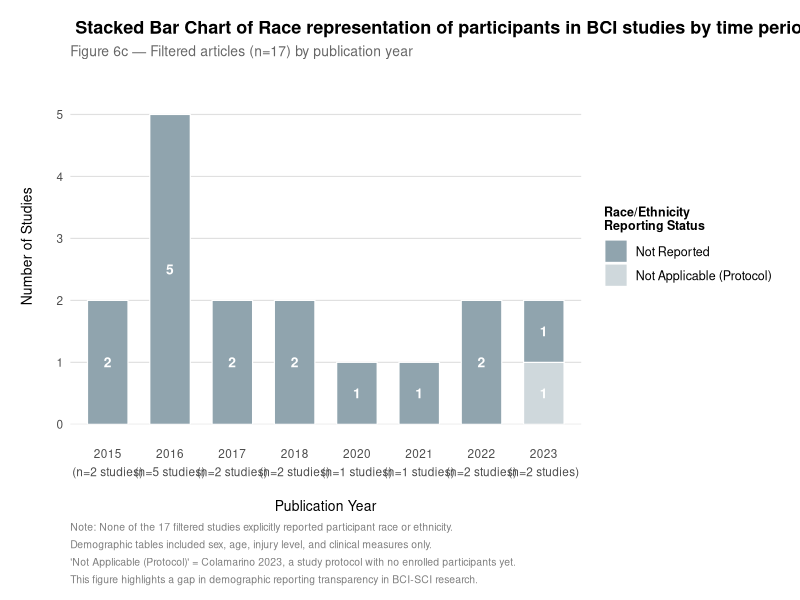
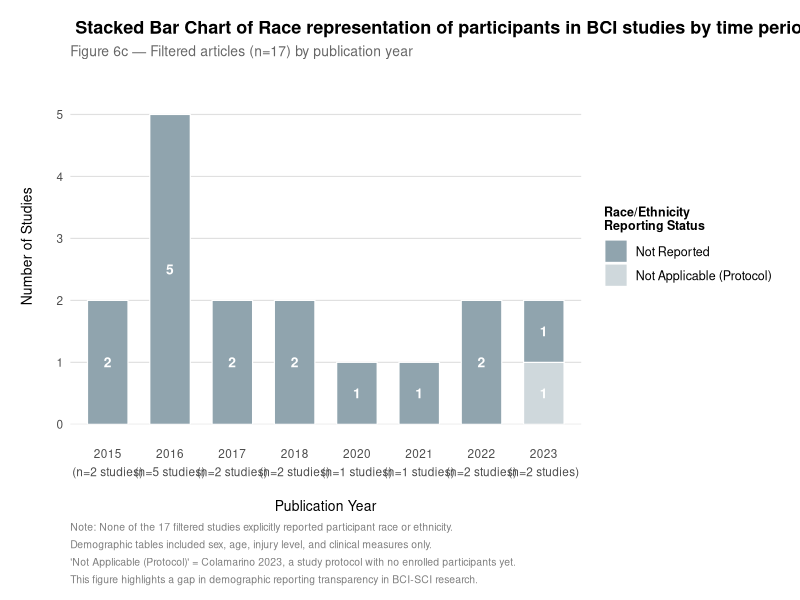

Generate these figures, in order, with R:
# Remove note to install packages if not installed already
# install.packages(c("ggplot2", "scales"))

library(ggplot2)
library(scales)

# Building data

agg <- data.frame(
  year   = c(2015, 2015, 2016, 2016, 2017, 2017, 2018, 2018, 2020, 2021, 2022, 2022, 2023, 2023),
  status = c(
    "Not Reported", "Not Reported",          
    "Not Reported", "Not Reported",          
    "Not Reported", "Not Reported",         
    "Not Reported", "Not Reported",          
    "Not Reported",                      
    "Not Reported",                        
    "Not Reported", "Not Reported",          
    "Not Reported", "Not Applicable (Protocol)"
  ),
  stringsAsFactors = FALSE
)

extra_2016 <- data.frame(
  year   = c(2016, 2016, 2016),
  status = c("Not Reported", "Not Reported", "Not Reported"),
  stringsAsFactors = FALSE
)
agg <- rbind(agg, extra_2016)

counts <- as.data.frame(table(agg$year, agg$status))
names(counts) <- c("year", "status", "count")
counts <- counts[counts$count > 0, ]
counts$year <- as.integer(as.character(counts$year))

n_per_year  <- as.data.frame(table(agg$year))
names(n_per_year) <- c("year", "n")
n_per_year$year <- as.integer(as.character(n_per_year$year))

counts <- merge(counts, n_per_year, by = "year")

counts$year_label <- factor(
  paste0(counts$year, "\n(n=", counts$n, " studies)"),
  levels = paste0(sort(unique(counts$year)),
                  "\n(n=", n_per_year$n[order(n_per_year$year)], " studies)")
)

counts$status <- factor(counts$status,
  levels = c("Not Reported", "Not Applicable (Protocol)"))

cat("\nData check:\n")
print(counts[, c("year","status","count")])
cat("\n")

# Plotting

fig6c <- ggplot(counts, aes(x = year_label, y = count, fill = status)) +

  geom_bar(stat = "identity", position = "stack",
           width = 0.65, color = "white", linewidth = 0.4) +

  geom_text(
    aes(label = count),
    position = position_stack(vjust = 0.5),
    color = "white", size = 3.5, fontface = "bold", family = "Helvetica"
  ) +

  scale_fill_manual(
    values = c(
      "Not Reported"              = "#90A4AE",
      "Not Applicable (Protocol)" = "#CFD8DC"
    ),
    name = "Race/Ethnicity\nReporting Status"
  ) +

  scale_y_continuous(
    expand = expansion(mult = c(0, 0.15)),
    breaks = seq(0, 6, by = 1)
  ) +



  labs(
    title    = " Stacked Bar Chart of Race representation of participants in BCI studies by time periods",
    subtitle = "Figure 6c \u2014 Filtered articles (n=17) by publication year",
    x        = "Publication Year",
    y        = "Number of Studies",
    caption  = paste0(
      "Note: None of the 17 filtered studies explicitly reported participant race or ethnicity.\n",
      "Demographic tables included sex, age, injury level, and clinical measures only.\n",
      "'Not Applicable (Protocol)' = Colamarino 2023, a study protocol with no enrolled participants yet.\n",
      "This figure highlights a gap in demographic reporting transparency in BCI-SCI research."
    )
  ) +

  theme_minimal(base_family = "Helvetica") +
  theme(
    plot.title         = element_text(size = 13, face = "bold", hjust = 0),
    plot.subtitle      = element_text(size = 10, color = "grey40", hjust = 0),
    plot.caption       = element_text(size = 7.5, color = "grey50", hjust = 0,
                                      lineheight = 1.4),
    axis.title.x       = element_text(size = 10, margin = margin(t = 15)),
    axis.title.y       = element_text(size = 10, margin = margin(r = 15)),
    axis.text          = element_text(size = 8.5),
    axis.text.x        = element_text(lineheight = 1.3, margin = margin(t = 15)),
    legend.title       = element_text(size = 9, face = "bold"),
    legend.text        = element_text(size = 9),
    legend.position    = "right",
    panel.grid.major.x = element_blank(),
    panel.grid.minor   = element_blank(),
    panel.grid.major.y = element_line(color = "grey88", linewidth = 0.4),
    plot.margin        = margin(t = 15, r = 15, b = 10, l = 15)
  )

print(fig6c)

# Save

ggsave("figure6c_race_reporting.png",
       plot = fig6c, width = 11, height = 5.5, dpi = 300, bg = "white")
